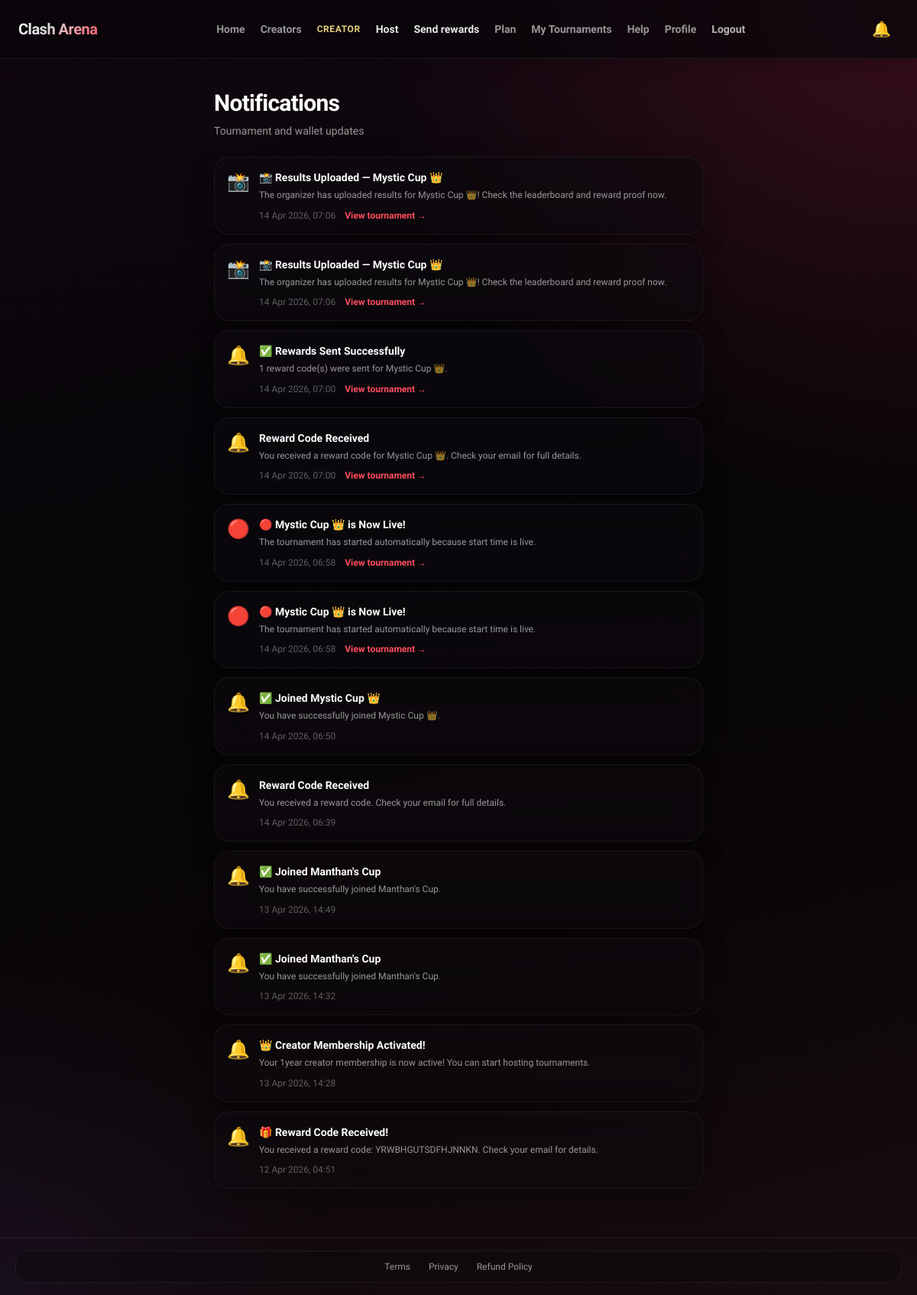
The page /notifications/ (signed in) on the database its author committed.
### core/models.py (models this page shows, shortened)
class Notification(models.Model):
    TYPE_CHOICES = [
        ('tournament_start', 'Tournament Started'),
        ('tournament_end', 'Tournament Ended'),
        ('tournament_cancel', 'Tournament Cancelled'),
        ('result_uploaded', 'Result Uploaded'),
        ('wallet_credit', 'Wallet Credit'),
        ('general', 'General'),
    ]
    user = models.ForeignKey(User, on_delete=models.CASCADE, related_name='notifications')
    notification_type = models.CharField(max_length=30, choices=TYPE_CHOICES, default='general')
    title = models.CharField(max_length=200)
    message = models.TextField()
    tournament = models.ForeignKey(Tournament, on_delete=models.CASCADE, null=True, blank=True)
    is_read = models.BooleanField(default=False)
    created_at = models.DateTimeField(auto_now_add=True)

### core/views.py (the view)
# urls.py: path('notifications/', notifications_view, name='notifications'),
@login_required
def notifications_view(request):
    notifications = Notification.objects.filter(
        user=request.user
    ).order_by('-created_at')[:50]
    Notification.objects.filter(user=request.user, is_read=False).update(is_read=True)
    return render(request, 'notifications.html', {
        'notifications': notifications
    })

### core/context_processors.py (called while the page is built)
def unread_notifications(request):
    if request.user.is_authenticated:
        count = Notification.objects.filter(
            user=request.user, is_read=False
        ).count()
        return {'unread_count': count}
    return {'unread_count': 0}

### templates/notifications.html (shortened to what this page needs)
{% extends "base.html" %}
{% block content %}
<div class="max-w-2xl mx-auto px-3 sm:px-4 py-6 sm:py-10">
    <h1 class="text-2xl sm:text-3xl font-extrabold text-white mb-2 tracking-tight">Notifications</h1>
    <p class="ca-muted text-sm mb-6">Tournament and wallet updates</p>
    <div class="space-y-3">
        {% for n in notifications %}
        <div class="ca-glass p-4 relative overflow-hidden transition border {% if not n.is_read %}border-ca-accent/35 shadow-[0_0_24px_rgba(255,77,94,0.12)]{% else %}border-white/[0.06]{% endif %}">
            <div class="flex items-start gap-3 pr-4">
                <div class="text-2xl flex-shrink-0">
                    {% if n.notification_type == 'tournament_start' %}🔴
                    {% elif n.notification_type == 'tournament_end' %}🏆
                    {% elif n.notification_type == 'tournament_cancel' %}❌
                    {% elif n.notification_type == 'result_uploaded' %}📸
                    {% elif n.notification_type == 'wallet_credit' %}💰
                    {% else %}🔔
                    {% endif %}
                </div>
                <div class="flex-1 min-w-0">
                    <p class="text-white font-bold text-sm">{{ n.title }}</p>
                    <p class="ca-muted text-xs mt-1 leading-relaxed">{{ n.message }}</p>
                    <div class="flex flex-wrap items-center gap-3 mt-2">
                        <p class="text-white/35 text-xs">{{ n.created_at|date:"d M Y, H:i" }}</p>
                        {% if n.tournament %}
                        <a href="/tournament/{{ n.tournament.id }}/"
                           class="text-ca-accent text-xs font-semibold hover:text-white transition">
                            View tournament →
                        </a>
                        {% endif %}
                    </div>
                </div>
            </div>
        </div>
        {% empty %}
        <div class="ca-glass px-5 py-10 text-center">
            <p class="ca-muted text-sm">No notifications yet.</p>
        </div>
        {% endfor %}
    </div>
</div>
{% endblock %}

### templates/base.html (style rules this page uses)
:root { --ca-accent: #ff4d5e; --ca-accent-hover: #ff6b7a; --ca-glass: rgba(14, 11, 16, 0.62); --ca-glass-border: rgba(255, 255, 255, 0.08); --ca-text-muted: rgba(255, 255, 255, 0.58); }
html { height: 100%; -webkit-tap-highlight-color: transparent; background-color: #060508; }
html, body { overflow-x: hidden; max-width: 100vw; scrollbar-width: none; -ms-overflow-style: none; }
body { min-height: 100%; height: 100%; font-family: 'Plus Jakarta Sans', system-ui, sans-serif; color: #f4f4f5; background-color: var(--ca-deep, #060508); background-image: radial-gradient(ellipse 120% 80% at 100% 0%, rgba(90, 20, 40, 0.55) 0%, transparent 50%), radial-gradient(ellipse 80% 60% at 0% 100%, rgba(25, 15, 30, 0.9) 0%, transparent 45%), linear-gradient(165deg, #120810 0%, #060508 35%, #0a0608 70%, #180c10 100%); background-attachment: fixed; opacity: 0; transition: opacity 0.12s ease; }
body.page-ready { opacity: 1; }
.ca-glass { background: var(--ca-glass); backdrop-filter: blur(20px); -webkit-backdrop-filter: blur(20px); border: 1px solid var(--ca-glass-border); border-radius: 1.25rem; box-shadow: 0 8px 32px rgba(0, 0, 0, 0.35); }
.ca-muted { color: var(--ca-text-muted); }

### rows shown on the page
Notification: title "📸 Results Uploaded — Mystic Cup 👑", message "The organizer has uploaded results for Mystic Cup 👑! Check the leaderboard and reward proof now.", created_at "14 Apr 2026, 07:06"
Notification: title "📸 Results Uploaded — Mystic Cup 👑", message "The organizer has uploaded results for Mystic Cup 👑! Check the leaderboard and reward proof now.", created_at "14 Apr 2026, 07:06"
Notification: title "✅ Rewards Sent Successfully", message "1 reward code(s) were sent for Mystic Cup 👑.", created_at "14 Apr 2026, 07:00"
Notification: title "Reward Code Received", message "You received a reward code for Mystic Cup 👑. Check your email for full details.", created_at "14 Apr 2026, 07:00"
Notification: title "🔴 Mystic Cup 👑 is Now Live!", message "The tournament has started automatically because start time is live.", created_at "14 Apr 2026, 06:58"
Notification: title "🔴 Mystic Cup 👑 is Now Live!", message "The tournament has started automatically because start time is live.", created_at "14 Apr 2026, 06:58"
Notification: title "✅ Joined Mystic Cup 👑", message "You have successfully joined Mystic Cup 👑.", created_at "14 Apr 2026, 06:50"
Notification: title "Reward Code Received", message "You received a reward code. Check your email for full details.", created_at "14 Apr 2026, 06:39"
Notification: title "✅ Joined Manthan's Cup", message "You have successfully joined Manthan's Cup.", created_at "13 Apr 2026, 14:49"
Notification: title "✅ Joined Manthan's Cup", message "You have successfully joined Manthan's Cup.", created_at "13 Apr 2026, 14:32"
Notification: title "👑 Creator Membership Activated!", message "Your 1year creator membership is now active! You can start hosting tournaments.", created_at "13 Apr 2026, 14:28"
Notification: title "🎁 Reward Code Received!", message "You received a reward code: YRWBHGUTSDFHJNNKN. Check your email for details.", created_at "12 Apr 2026, 04:51"
